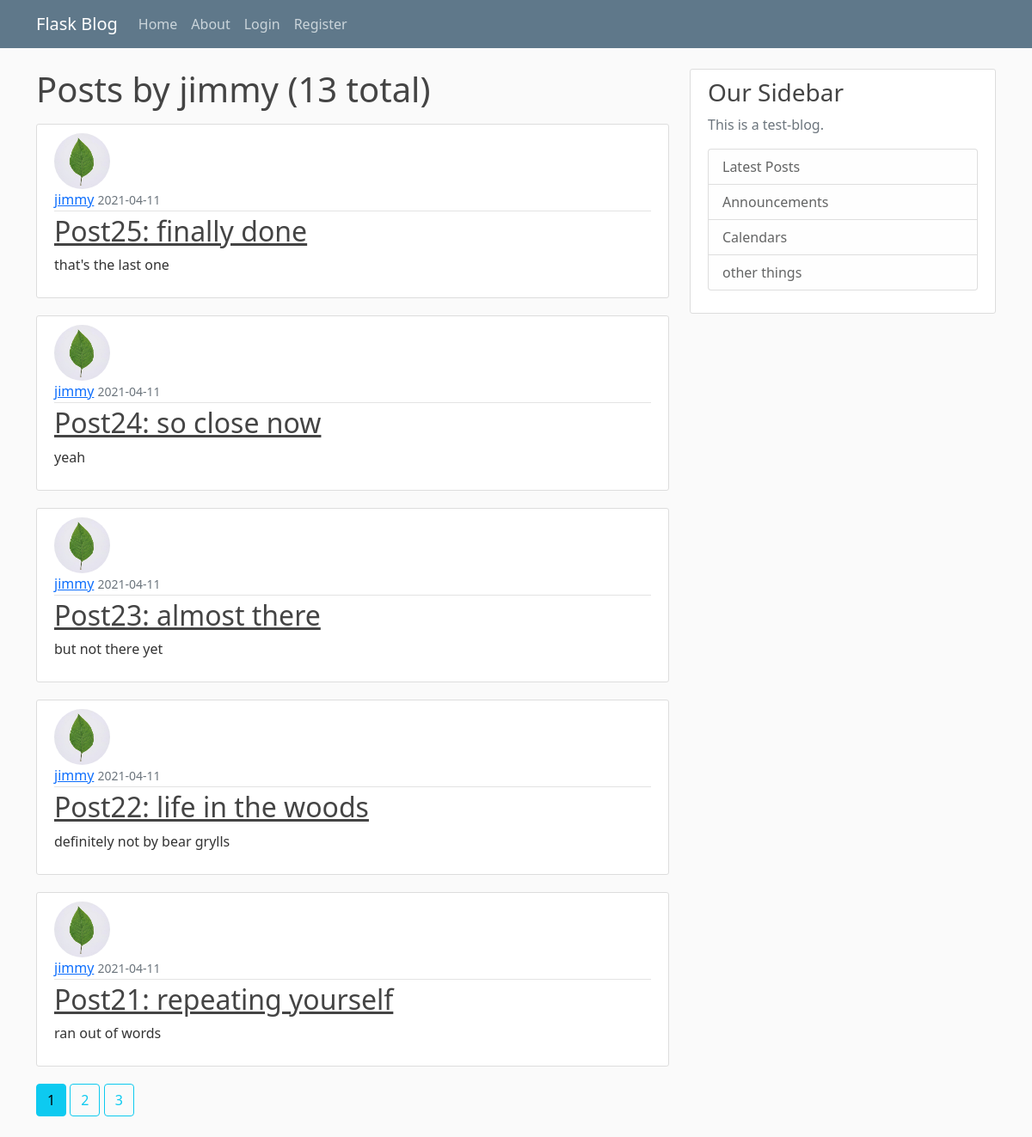
Screenshot of /user/jimmy with the database file from the repository.
### flaskblog1/models.py (models this page shows, shortened)
class User(db.Model, UserMixin):
    id = db.Column(db.Integer, primary_key=True)
    username = db.Column(db.String(20), unique=True, nullable=False)
    email = db.Column(db.String(120), unique=True, nullable=False)
    image_file = db.Column(db.String(20), nullable=False,
                           default="default.jpg")
    password = db.Column(db.String(60), nullable=False)
    posts = db.relationship("Post", back_populates="author")

class Post(db.Model):
    id = db.Column(db.Integer, primary_key=True)
    title = db.Column(db.String(100), nullable=False)
    date_posted = db.Column(db.DateTime, nullable=False,
                            default=datetime.utcnow)
    content = db.Column(db.Text, nullable=False)
    user_id = db.Column(db.Integer, db.ForeignKey("user.id"))
    author = db.relationship("User", back_populates="posts")

### flaskblog1/users/routes.py (the view)
@users.route("/user/<string:username>")
def user_posts(username):
    page_queried = request.args.get("page", 1, type=int)
    user_queried = User.query.filter_by(username=username).first_or_404()
    posts = (Post.query.filter_by(author=user_queried)
             .order_by(Post.date_posted.desc())
             .paginate(page=page_queried, per_page=5))
    return render_template("user_posts.html", posts=posts, user=user_queried)

### flaskblog1/templates/user_posts.html
{% extends "layout.html" %}
{% block content %}
    <h1 class="mb-3">Posts by {{ user.username }} ({{ posts.total }} total)</h1>
    {% for post in posts.items %}
        <article class="media content-section">
            <img class="rounded-circle article-img" src="{{ url_for('static', filename='profile_pics/' + post.author.image_file) }}">
            <div class="media-body">
                <div class="article-metadata">
                <a class="mr-2" href="{{ url_for('users.user_posts', username=post.author.username) }}">{{ post.author.username }}</a>
                <small class="text-muted">{{ post.date_posted.strftime("%Y-%m-%d") }}</small>
                </div>
                <h2><a class="article-title" href="{{ url_for('posts.post', post_id=post.id) }}">{{ post.title }}</a></h2>
                <p class="article-content">{{ post.content }}</p>
            </div>
        </article>
    {% endfor %}
    {% for page_num in posts.iter_pages(left_edge=1, right_edge=1, left_current=1, right_current=2) %}
        {% if page_num %}
            {% if posts.page == page_num %}
                <a class="btn btn-info mb-4" href="{{ url_for('users.user_posts', username=user.username, page=page_num) }} ">{{ page_num }} </a>
            {% else %}
                <a class="btn btn-outline-info mb-4" href="{{ url_for('users.user_posts', username=user.username, page=page_num) }} ">{{ page_num }} </a>
            {% endif %}
        {% else %}
            ...
        {% endif %}
    {% endfor %}
{% endblock content %}

### flaskblog1/static/main.css (style rules this page uses)
body { background: #fafafa; color: #333333; margin-top: 5rem; }
h1, h2, h3, h4, h5, h6 { color: #444444; }
.content-section { background: #ffffff; padding: 10px 20px; border: 1px solid #dddddd; border-radius: 3px; margin-bottom: 20px; }
.article-title { color: #444444; }
.article-content { white-space: pre-line; }
.article-img { height: 65px; width: 65px; margin-right: 16px; }
.article-metadata { padding-bottom: 1px; margin-bottom: 4px; border-bottom: 1px solid #e3e3e3 }

### rows the page displays
User: username "jimmy"
Post: image_file (placeholder picture), author.username "jimmy", date_posted "2021-04-11", title "Post25: finally done", content "that's the last one"
Post: image_file (placeholder picture), author.username "jimmy", date_posted "2021-04-11", title "Post24: so close now", content "yeah"
Post: image_file (placeholder picture), author.username "jimmy", date_posted "2021-04-11", title "Post23: almost there", content "but not there yet"
Post: image_file (placeholder picture), author.username "jimmy", date_posted "2021-04-11", title "Post22: life in the woods", content "definitely not by bear grylls"
Post: image_file (placeholder picture), author.username "jimmy", date_posted "2021-04-11", title "Post21: repeating yourself", content "ran out of words"

### other values shown
{{ posts.total }} "13"
{{ page_num }} "1"
{{ page_num }} "2" "3"
